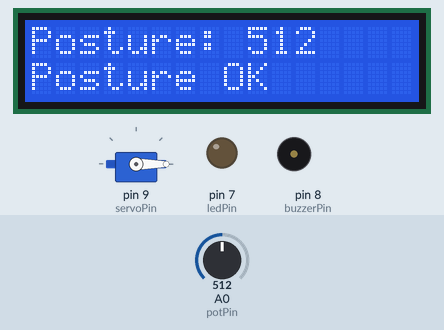
A sketch run on a simulated Arduino Uno, built with avr-gcc and run on an emulated ATmega328P. Parts: servo, 16×2 character LCD, output pins drawn as LEDs (lit = HIGH), buzzer (waves = sounding, pin HIGH). The test bench sets the inputs (shaded band); at power-on: A0 (potPin) = 512. What the sketch prints to the serial monitor is not drawn.

Above: at 1.2 s.
1.3 s: A0 (potPin) set to 583
At 2.6 s:
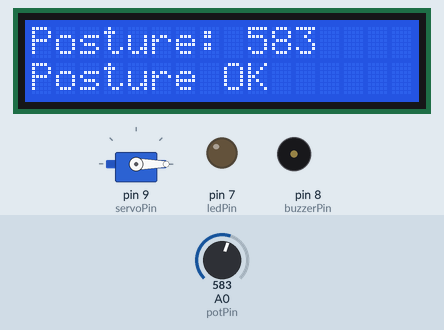
2.9 s: A0 (potPin) set to 607
At 3.6 s:
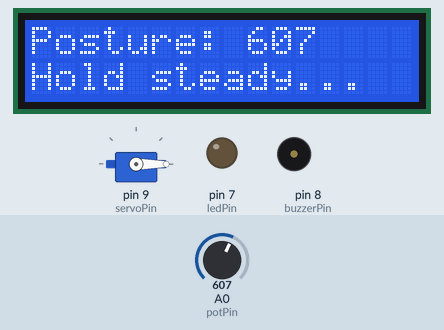
4.4 s: A0 (potPin) set to 590
At 4.9 s:
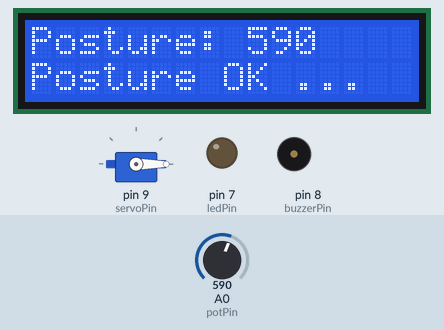
Timing chart, 0 to 7.4 s (numbered marks = the images above; inputs shaded):
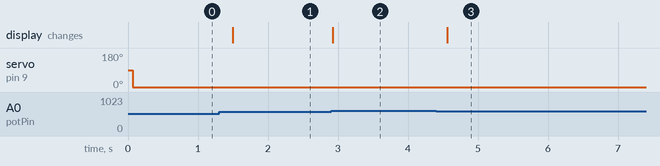

The sketch:

patient_posture_monitoring.ino
```cpp
#include <Servo.h>
#include <LiquidCrystal.h>

// LCD setup: RS, E, D4, D5, D6, D7
LiquidCrystal lcd(12, 11, 5, 4, 3, 2);

Servo postureServo;

// Pin assignments
const int potPin = A0;
const int buzzerPin = 8;
const int servoPin = 9;
const int ledPin = 7;

// Posture monitoring
int postureValue = 0;
const int lowerLimit = 400;
const int upperLimit = 600;

unsigned long badPostureStart = 0;
bool inBadPosture = false;

const unsigned long alertDelay = 10000; // 10 seconds

void setup() {
  pinMode(buzzerPin, OUTPUT);
  pinMode(ledPin, OUTPUT);

  postureServo.attach(servoPin);

  lcd.begin(16, 2);

  Serial.begin(9600);
}

void loop() {

  postureValue = analogRead(potPin);

  Serial.print("Posture Value: ");
  Serial.println(postureValue);

  lcd.setCursor(0, 0);
  lcd.print("Posture: ");
  lcd.print(postureValue);
  lcd.print(" ");

  // Detect bad posture
  if (postureValue < lowerLimit || postureValue > upperLimit) {

    if (!inBadPosture) {
      badPostureStart = millis();
      inBadPosture = true;
    }

    if (millis() - badPostureStart >= alertDelay) {

      digitalWrite(buzzerPin, HIGH);
      digitalWrite(ledPin, HIGH);

      postureServo.write(90);

      lcd.setCursor(0, 1);
      lcd.print("Bad posture! ");
    }
    else {

      lcd.setCursor(0, 1);
      lcd.print("Hold steady... ");
    }

  } else {

    // Good posture
    inBadPosture = false;
    badPostureStart = 0;

    digitalWrite(buzzerPin, LOW);
    digitalWrite(ledPin, LOW);

    postureServo.write(0);

    lcd.setCursor(0, 1);
    lcd.print("Posture OK ");
  }

  delay(200);
}
```

Measured:
- the behaviour switches between 600 and 601 on A0 (potPin) (found by bisection; images 1 and 2)
- after the input at 1.3 s, the display: changes after 0.19 s (image 1)
- after the input at 2.9 s, the display: changes at once (image 2)
- after the input at 4.4 s, the display: changes after 0.16 s (image 3)
